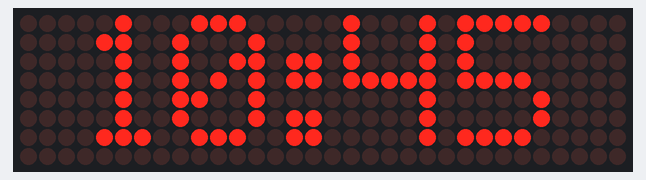
The sketch below on a simulated ESP32. On the bench: 32×8 LED matrix. WiFi joins after 1.5 s; servers stay silent unless stated; network time is answered at once with the bench clock; the local clock reads 2024-03-15 10:24:30 at power-on unless the sketch sets it; what the sketch prints to the serial monitor is not drawn.

Above: at 1.7 s.
At 2.2 s:
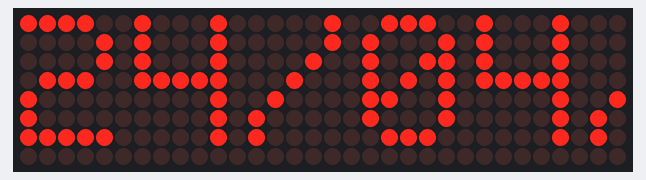

Measured:
- what the display in image 0 shows lasts 0.5 s, from 1.7 s to 2.2 s
- what the display in image 1 shows lasts 1.0 s, from 2.2 s to 3.2 s

The sketch:

sketch_sim_build.ino
```cpp
#include <WiFi.h>
#include <WiFiUdp.h>
#include <NTPClient.h>

#include <Wire.h>
#include <RTClib.h>

#include <MD_Parola.h>
#include <MD_MAX72xx.h>
#include <SPI.h>

// ================= MATRIX =================
#define HARDWARE_TYPE MD_MAX72XX::PAROLA_HW
#define MAX_DEVICES 4

#define CLK_PIN   18
#define DATA_PIN  23
#define CS_PIN    5

MD_Parola display =
  MD_Parola(
    HARDWARE_TYPE,
    DATA_PIN,
    CLK_PIN,
    CS_PIN,
    MAX_DEVICES
  );

// ================= WIFI =================
char ssid[] = "";
char pass[] = "";

// ================= RTC =================
RTC_DS1307 rtc;

// ================= NTP =================
WiFiUDP ntpUDP;

NTPClient timeClient(
  ntpUDP,
  "pool.ntp.org",
  7 * 3600
);

// ================= VAR =================
bool rtcAvailable = false;

int h, m, s;
int d, mo, y;

// ================= TIME =================
void updateTime() {

  if (WiFi.status() == WL_CONNECTED) {

    if (timeClient.update()) {

      time_t epochTime =
        timeClient.getEpochTime();

      struct tm *ptm =
        gmtime((time_t *)&epochTime);

      h = ptm->tm_hour;
      m = ptm->tm_min;
      s = ptm->tm_sec;

      d = ptm->tm_mday;
      mo = ptm->tm_mon + 1;
      y = ptm->tm_year + 1900;

      if (rtcAvailable) {

        rtc.adjust(
          DateTime(
            y,
            mo,
            d,
            h,
            m,
            s
          )
        );
      }

      Serial.println("[NTP] SYNC");

      return;
    }
  }

  if (rtcAvailable) {

    DateTime now = rtc.now();

    h = now.hour();
    m = now.minute();
    s = now.second();

    d = now.day();
    mo = now.month();
    y = now.year();

    Serial.println("[RTC] FALLBACK");
  }
}

// ================= DISPLAY =================
void showClock() {

  // ================= SIMULASI RTC =================
  h = 10;
  m = 45;
  s = 0;

  d = 24;
  mo = 4;
  y = 2024;

  // ================= TEXT JAM =================
  char timeBuf[10];

  sprintf(
    timeBuf,
    "%02d:%02d",
    h,
    m
  );

  // ================= TEXT TANGGAL =================
  char dateBuf[20];

  sprintf(
    dateBuf,
    "%02d/%02d/%02d",
    d,
    mo,
    y % 100
  );

  // ================= DISPLAY =================
  display.displayClear();

  // JAM BESAR
  display.displayText(
    timeBuf,
    PA_CENTER,
    20,
    0,
    PA_PRINT,
    PA_NO_EFFECT
  );

  while (!display.displayAnimate()) {
  }

  delay(500);

  // TANGGAL
  display.displayText(
    dateBuf,
    PA_CENTER,
    20,
    0,
    PA_PRINT,
    PA_NO_EFFECT
  );

  while (!display.displayAnimate()) {
  }

  // ================= SERIAL LOG RTC =================
  Serial.printf(
    "[RTC] %02d:%02d:%02d | %02d/%02d/%04d\n",
    h,
    m,
    s,
    d,
    mo,
    y
  );
}

// ================= SETUP =================
void setup() {

  Serial.begin(115200);

  Serial.println("BOOT OK");

  // ================= DISPLAY =================
  display.begin();

  display.setIntensity(1);

  display.displayClear();

  // ================= RTC =================
  Wire.begin(21, 22);

  if (rtc.begin()) {

    rtcAvailable = true;

    Serial.println("[RTC] READY");

    if (!rtc.isrunning()) {

      rtc.adjust(
        DateTime(
          F(__DATE__),
          F(__TIME__)
        )
      );

      Serial.println("[RTC] DEFAULT SET");
    }

  } else {

    Serial.println("[RTC] NOT FOUND");
  }

  // ================= WIFI =================
  Serial.println("[WIFI] CONNECTING");

  WiFi.begin(ssid, pass);

  unsigned long start = millis();

  while (
    WiFi.status() != WL_CONNECTED &&
    millis() - start < 10000
  ) {

    delay(200);

    Serial.print(".");
  }

  if (WiFi.status() == WL_CONNECTED) {

    Serial.println();
    Serial.println("[WIFI] CONNECTED");

    Serial.print("[IP] ");
    Serial.println(WiFi.localIP());

    timeClient.begin();

  } else {

    Serial.println();
    Serial.println("[WIFI] FAILED");
  }
}

// ================= LOOP =================
void loop() {

  updateTime();

  showClock();

  display.displayAnimate();

  Serial.printf(
    "%02d:%02d:%02d %02d/%02d/%04d\n",
    h,
    m,
    s,
    d,
    mo,
    y
  );

  delay(1000);
}
```
